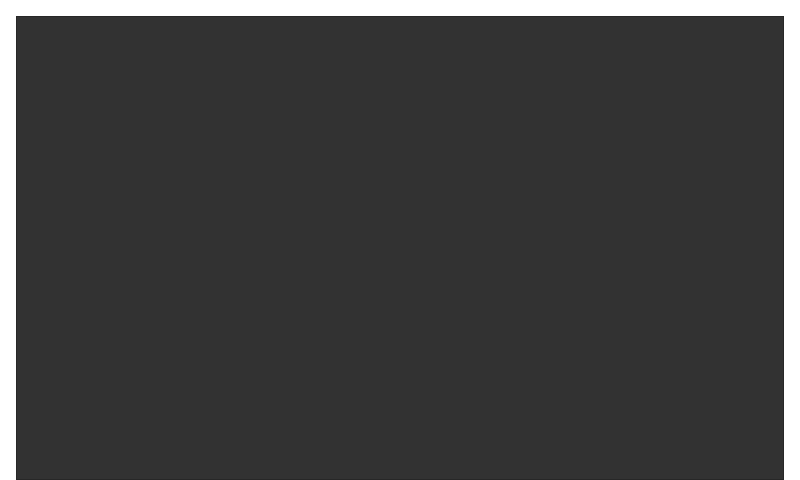
<?xml version="1.0" encoding="UTF-8"?>
<ui version="4.0">
    <class>Logs</class>
    <widget class="QFrame" name="Logs">
        <property name="geometry">
            <rect>
                <x>0</x>
                <y>0</y>
                <width>800</width>
                <height>480</height>
            </rect>
        </property>
        <property name="windowTitle">
            <string>Frame</string>
        </property>
        <property name="styleSheet">
            <string notr="true">background-color: white;</string>
        </property>
        <widget class="QPlainTextEdit" name="logs">
            <property name="geometry">
                <rect>
                    <x>16</x>
                    <y>16</y>
                    <width>768</width>
                    <height>464</height>
                </rect>
            </property>
            <property name="styleSheet">
                <string notr="true">background-color: #323232; color: white; padding: 16px;</string>
            </property>
            <property name="verticalScrollBarPolicy">
                <enum>Qt::ScrollBarAsNeeded</enum>
            </property>
            <property name="horizontalScrollBarPolicy">
                <enum>Qt::ScrollBarAlwaysOff</enum>
            </property>
            <property name="readOnly">
                <bool>true</bool>
            </property>
        </widget>
    </widget>
    <resources/>
    <connections/>
</ui>
